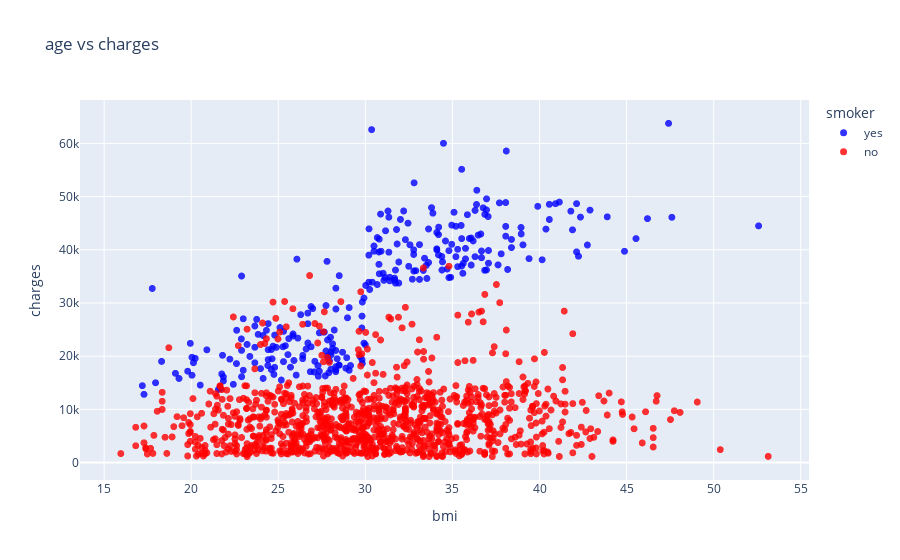

The notebook cell saved with this chart:
### Code cell
fig = px.scatter(df,
                   x='bmi',
                   y='charges',
                   color='smoker',
                   opacity=0.8,
                   hover_data=['sex','age'],
                   color_discrete_sequence=['blue','red'],
                   title='age vs charges')
fig.update_traces(marker_size=7)
fig.show()

### Figure 1 — Plotly figure (JSON) as saved in the notebook; plotly's stock layout.template omitted (floating-point values rounded to 4 significant figures; data arrays with more than 128 entries replaced by an {"elided": "..."} marker saying what was removed)
{"data": [{"customdata": {"elided": "274x2 mixed values"}, "hovertemplate": "smoker=yes<br>bmi=%{x}<br>charges=%{y}<br>sex=%{customdata[0]}<br>age=%{customdata[1]}<extra></extra>", "legendgroup": "yes", "marker": {"color": "blue", "opacity": 0.8, "size": 7, "symbol": "circle"}, "mode": "markers", "name": "yes", "showlegend": true, "type": "scattergl", "x": {"elided": "274 float values"}, "xaxis": "x", "y": {"elided": "274 float values"}, "yaxis": "y"}, {"customdata": {"elided": "1064x2 mixed values"}, "hovertemplate": "smoker=no<br>bmi=%{x}<br>charges=%{y}<br>sex=%{customdata[0]}<br>age=%{customdata[1]}<extra></extra>", "legendgroup": "no", "marker": {"color": "red", "opacity": 0.8, "size": 7, "symbol": "circle"}, "mode": "markers", "name": "no", "showlegend": true, "type": "scattergl", "x": {"elided": "1064 float values"}, "xaxis": "x", "y": {"elided": "1064 float values"}, "yaxis": "y"}], "layout": {"legend": {"title": {"text": "smoker"}, "tracegroupgap": 0}, "title": {"text": "age vs charges"}, "xaxis": {"anchor": "y", "domain": [0, 1], "title": {"text": "bmi"}}, "yaxis": {"anchor": "x", "domain": [0, 1], "title": {"text": "charges"}}}}
